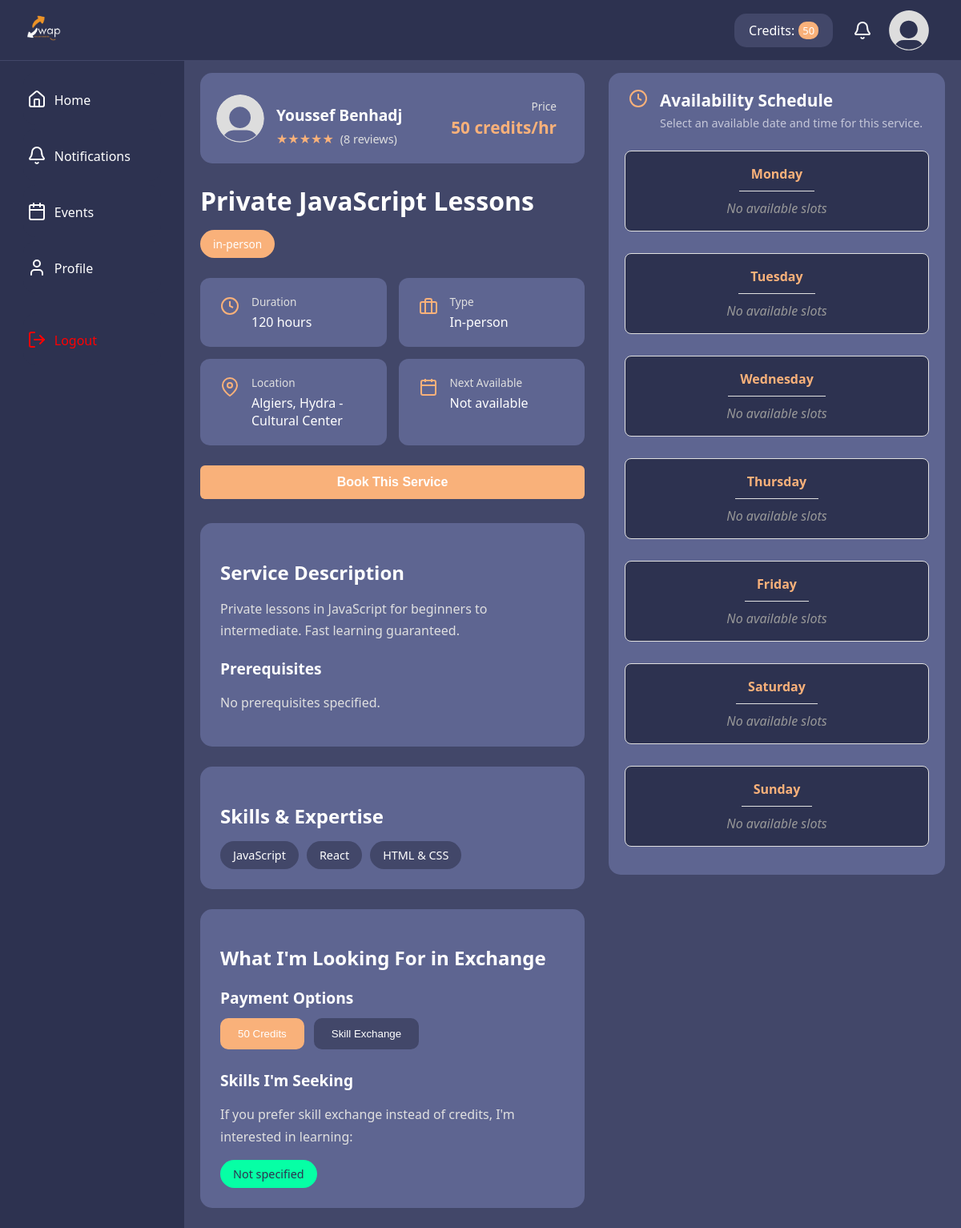
The app's page /dashboard/post/postdetails.php?Postid=1 with its own data.
### tables this page shows
CREATE TABLE Users (
  UserId INT AUTO_INCREMENT PRIMARY KEY,
  UserName VARCHAR(45) UNIQUE NOT NULL,
  FullName VARCHAR(45) NOT NULL,
  Email VARCHAR(45) UNIQUE NOT NULL,
  Password VARCHAR(255) NOT NULL,
  Description TEXT,
  ProfilePicture VARCHAR(255),
  ProfessionalTitle VARCHAR(100),
  Location VARCHAR(100),
  PhoneNumber VARCHAR(20),
  BirthDate DATE,
  Gender ENUM('M', 'F'),
  UserSince DATETIME DEFAULT CURRENT_TIMESTAMP,
  IsBanned ENUM('yes','no') DEFAULT 'no',
  Rating DECIMAL(3,2) DEFAULT 0.00 CHECK (Rating >= 0.00 AND Rating <= 5.00),
  RatingCount INT DEFAULT 0 CHECK (RatingCount >= 0),
  ExchangeCount INT DEFAULT 0 CHECK (ExchangeCount >= 0),
  CreditBalance INT DEFAULT 0 CHECK (CreditBalance >= 0)
);

CREATE TABLE Posts (
  PostId INT AUTO_INCREMENT PRIMARY KEY,
  UserId INT NOT NULL,
  Title VARCHAR(150) NOT NULL,
  Description TEXT NOT NULL,
  PostType ENUM('in-person','online','both') NOT NULL,
  PostStatus ENUM('active','disabled') DEFAULT 'active',
  CategoryId INT NOT NULL,
  Duration INT CHECK (Duration > 0 AND Duration <= 480),
  MeetLocation VARCHAR(150),
  AvailableDate DATETIME NOT NULL,
  Prerequisites TEXT,
  Requirements TEXT,
  PaymentMethod ENUM('exchange','credit','both') NOT NULL,
  RequiredCredits INT DEFAULT 0 CHECK (RequiredCredits >= 0),
  LikeCount INT DEFAULT 0 CHECK (LikeCount >= 0),
  CreatedAt DATETIME DEFAULT CURRENT_TIMESTAMP,
  
  FOREIGN KEY (UserId) REFERENCES Users(UserId) ON DELETE CASCADE,
  FOREIGN KEY (CategoryId) REFERENCES Category(CategoryId) ON DELETE RESTRICT,
  
  INDEX idx_posts_status_date (PostStatus, AvailableDate),
  INDEX idx_posts_user (UserId),
  INDEX idx_posts_category (CategoryId)
);

### dashboard/post/postdetails.view.php (the view, shortened to what this page needs)
<div class="page-wrapper">
    <div class="page-container">
        <div class="service-detail-container">
            <div class="service-info-section">
        <div class="provider-header">
            <img src="<?php echo htmlspecialchars($user['ProfilePicture'] ?? '../../assets/images/Default_pfp.svg'); ?>" alt="<?php echo htmlspecialchars($user['FullName'] ?? 'Unknown'); ?>" class="provider-avatar">
            <div class="provider-info">
                <h3 class="provider-name"><?php echo htmlspecialchars($user['FullName'] ?? 'Unknown'); ?></h3>
                <div class="provider-rating">
                    <span class="stars"><?php echo str_repeat('★', round($user['Rating'] ?? 0)) . str_repeat('☆', 5 - round($user['Rating'] ?? 0)); ?></span>
                    <span class="reviews-count">(<?php echo $user['RatingCount'] ?? 0; ?> reviews)</span>
                </div>
            </div>
            <div class="service-price">
                <span class="price-label">Price</span>
                <span class="price-value"><?php echo $requiredCredits ?? 0; ?> credits/hr</span>
            </div>
        </div>
        <div class="service-header">
            <h1 class="service-title"><?php echo htmlspecialchars($postTitle ?? ''); ?></h1>
            <div class="service-tags">
                <span class="tag tag-btn"><?php echo htmlspecialchars($postType ?? ''); ?></span>
            </div>
        </div>
        <div class="service-quick-info">
            <div class="info-card">
                <svg xmlns="http://www.w3.org/2000/svg" width="24" height="24" viewBox="0 0 24 24" fill="none" stroke="currentColor" stroke-width="2">
                    <circle cx="12" cy="12" r="10"></circle>
                    <polyline points="12 6 12 12 16 14"></polyline>
                </svg>
                <div>
                    <div class="info-label">Duration</div>
                    <div class="info-value"><?php echo $postDuration ?? 0; ?> hours</div>
                </div>
            </div>
            <div class="info-card">
                <svg xmlns="http://www.w3.org/2000/svg" width="24" height="24" viewBox="0 0 24 24" fill="none" stroke="currentColor" stroke-width="2">
                    <rect x="2" y="7" width="20" height="14" rx="2" ry="2"></rect>
                    <path d="M16 21V5a2 2 0 0 0-2-2h-4a2 2 0 0 0-2 2v16"></path>
                </svg>
                <div>
                    <div class="info-label">Type</div>
                    <div class="info-value"><?php echo ucfirst($postType ?? ''); ?></div>
                </div>
            </div>
            <div class="info-card">
                <svg xmlns="http://www.w3.org/2000/svg" width="24" height="24" viewBox="0 0 24 24" fill="none" stroke="currentColor" stroke-width="2">
                    <path d="M21 10c0 7-9 13-9 13s-9-6-9-13a9 9 0 0 1 18 0z"></path>
                    <circle cx="12" cy="10" r="3"></circle>
                </svg>
                <div>
                    <div class="info-label">Location</div>
                    <div class="info-value"><?php echo htmlspecialchars($postLocation ?? 'N/A'); ?></div>
                </div>
            </div>
            <div class="info-card">
                <div>
                    <div class="info-label">Next Available</div>
                    <div class="info-value"><?php echo !empty($postDate) ? date('M d, Y', strtotime($postDate)) : 'Not available'; ?></div>
                </div>
            </div>
        </div>
        <div class="action-buttons">
            <?php
                $buttonText = 'Book This Service';
                $buttonClass = 'btn-primary';
                $buttonDisabled = false;
                $isLoggedIn = isset($_SESSION['user_id']);
                $isPostOwner = ($isLoggedIn && $_SESSION['user_id'] == $postUserId);
                if (!$isLoggedIn) {
                    $buttonText = 'Book This Service';
                    $buttonClass = 'btn-primary';
                } elseif ($isPostOwner) {
                    $buttonText = 'This is Your Service';
                    $buttonClass = 'btn-disabled';
                    $buttonDisabled = true;
                }
            ?>
            <button
                class="<?php echo $buttonClass; ?>"
                onclick="<?php echo $buttonDisabled ? 'return false;' : 'bookService();'; ?>"
                <?php echo $buttonDisabled ? 'disabled' : ''; ?>
            >
                <?php echo $buttonText; ?>
            </button>
        </div>
        <div class="service-description">
            <h2>Service Description</h2>
            <p><?php echo nl2br(htmlspecialchars($postDescription ?? '')); ?></p>
            <h3>Prerequisites</h3>
            <p><?php echo nl2br(htmlspecialchars($prerequisites ?? 'No prerequisites specified.')); ?></p>
        </div>
        <div class="skills-section">
            <h2>Skills & Expertise</h2>
            <div class="skills-tags">
                    <?php if (!empty($offeredSkills)): ?>
                        <?php foreach ($offeredSkills as $skill): ?>
                            <span class="skill-tag"><?php echo htmlspecialchars($skill); ?></span>
                        <?php endforeach; ?>
                    <?php else: ?>
                        <span class="skill-tag">No skills specified</span>
                    <?php endif; ?>
                </div>
            </div>
            <div class="exchange-section">
            <h2>What I'm Looking For in Exchange</h2>
            <div class="payment-options">
                <h3>Payment Options</h3>
                <div class="payment-badges">
                    <button type="button" class="payment-badge active" data-payment-method="credits" id="creditBtn" onclick="selectPaymentMethod('credits', this)"><?php echo $requiredCredits ?? 0; ?> Credits</button>
                    <button type="button" class="payment-badge" data-payment-method="exchange" id="exchangeBtn" onclick="selectPaymentMethod('exchange', this)">Skill Exchange</button>
                </div>
            </div>
            <div class="seeking-skills">
                <h3>Skills I'm Seeking</h3>
                <p>If you prefer skill exchange instead of credits, I'm interested in learning:</p>
                <div class="seeking-tags">
                    <?php if (!empty($requestedSkills)): ?>
                        <?php foreach ($requestedSkills as $skill): ?>
                            <span class="seeking-tag"><?php echo htmlspecialchars($skill); ?></span>
                        <?php endforeach; ?>
                    <?php else: ?>
                        <span class="seeking-tag">Not specified</span>
                    <?php endif; ?>
                </div>
            </div>
            </div>
    </div>
            <div class="availability-section">
                <div class="availability-card">
                    <div class="availability-header">
                        <svg xmlns="http://www.w3.org/2000/svg" width="24" height="24" viewBox="0 0 24 24" fill="none" stroke="currentColor" stroke-width="2">
                            <circle cx="12" cy="12" r="10"></circle>
                            <polyline points="12 6 12 12 16 14"></polyline>
                        </svg>
                        <div>
                            <h2>Availability Schedule</h2>
                            <p>Select an available date and time for this service.</p>
                        </div>
                    </div>
                    <form method="POST" action="" class="availability-form">
                        <div class="schedule-container">
                            <?php if (!empty($weekDays) && is_array($weekDays)): ?>
                                <?php foreach ($weekDays as $day): ?>
                                    <div class="schedule-day" data-day="<?php echo strtolower($day); ?>">
                                        <div class="day-header">
                                            <span class="day-label"><?php echo $day; ?></span>
                                        </div>
                                        <div class="time-slots">
                                            <?php if (!empty($dayRanges[$day]['has_slots'])):
                                                $range = $dayRanges[$day];
                                                $sampleDate = '';
                                                foreach ($dates as $datetime) {
                                                    if (date('l', strtotime($datetime)) === $day) {
                                                        $sampleDate = date('Y-m-d', strtotime($datetime)) . ' ' . $range['start'] . ':00';
                                                        break;
                                                    }
                                                }
                                                $isDayBooked = false;
                                                foreach ($bookedDates as $booked) {
                                                    if (date('l', strtotime($booked)) === $day) {
                                                        $isDayBooked = true;
                                                        break;
                                                    }
                                                }
                                                $isPast = !empty($sampleDate) && strtotime($sampleDate) < time();
                                                $isDisabled = $isDayBooked || $isPast;
                                            ?>
                                                <label class="time-slot-range <?php echo $isDisabled ? 'disabled' : ''; ?>">
                                                    <input
                                                        type="radio"
                                                        name="SelectedDate"
                                                        value="<?php echo htmlspecialchars($sampleDate); ?>"
                                                        <?php echo $isDisabled ? 'disabled' : ''; ?>
                                                        data-day="<?php echo $day; ?>"
                                                    >
                                                    <span class="time-range">
                                                        <strong><?php echo htmlspecialchars($range['start']); ?></strong>
                                                        to
                                                        <strong><?php echo htmlspecialchars($range['end']); ?></strong>
                                                    </span>
                                                </label>
                                            <?php else: ?>
                                                <span class="no-slots">No available slots</span>
                                            <?php endif; ?>
                                        </div>
                                    </div>
                                <?php endforeach; ?>
                            <?php else: ?>
                                <p>No availability information available.</p>
                            <?php endif; ?>
                        </div>
                    </form>
                </div>
            </div>
        </div>
    </div>
</div>

### assets/css/style.css (style rules this page uses)
:root { --clr-bars:#2d3250; --clr-main:#424769; --clr-btn:#f9b17a ; --clr-org:#ff6f00; --clr-font:#ffffff; --clr-lighter:#5e6591; --clr-secondary-font: #e0e0e0; --main-font:'Segoe UI', Tahoma, Geneva, Verdana, sans-serif ; }
body { margin: 0; color: var(--clr-font); font-family: 'Segoe UI', Tahoma, Geneva, sans-serif ; background: var(--clr-main); }

### assets/css/header.css (style rules this page uses)
* { box-sizing: border-box; }
.header { overflow: visible; background-color:var(--clr-bars) ; display: flex; height: 75px; align-items: center; justify-content: space-between; position: fixed; top: 0; z-index: 1000; width: 100%; }
.header-left { display: flex; align-items: center; }
.header-logo { display: flex; height: 50px; margin-left: 30px; width: 50px; margin-right:15px ; }
.header-right { display: flex; justify-content: space-evenly; align-items: center; width: 25.5%; }
.header-credit { background-color: var(--clr-main); width: 40%; display: flex; justify-content: center; margin-left: 3px; padding-top: 10px; padding-bottom: 10px; padding-left: 15px; padding-right: 15px; border-radius: 15px; color: var(--clr-font); }
.credit-span { margin-left: 5px; background-color: var(--clr-btn); padding-left: 5px; padding-right: 5px; border-radius: 10px; font-size: small; display: flex; align-items: center; color: var(--clr-font); }
.header-notification { border:0; color: var(--clr-font); background-color: var(--clr-bars); display: flex; align-items: center; }
.header-profile { display: flex; height: 50px; margin-right: 20px; width: 50px; }

### assets/css/sidebar.css (style rules this page uses)
.container { background-color: var(--clr-bars); display: flex; position: fixed; height: 100%; width: 230px; top: 76px; padding: 0; justify-content: center; margin-top: 0px; z-index: 10; }
.sidebar { background-color: var(--clr-bars); width: 75%; height: 400px; display: flex; flex-direction: column; gap: 5px; padding-top: 15px; }
.sidebar > div { height: 65px; border: 0; border-radius: 15px; width: 100%; display: flex; align-items: center; cursor: pointer; }
.home-section { color:var(--clr-font); background-color: var(--clr-bars); }
.notification-section { color:var(--clr-font); background-color: var(--clr-bars); }
.events-section { color:var(--clr-font); background-color: var(--clr-bars); }
.profile-section { color:var(--clr-font); background-color: var(--clr-bars); }
.logout-section { margin-top: auto; margin-bottom: 20px; color: red; background-color: var(--clr-bars); }
.name { height: 20px; flex:1; margin-left: 10px; text-align: left; }
a { color: var(--clr-font); text-decoration: none; }
svg { margin-left: 5px; }

### records on screen
users: FullName "Youssef Benhadj", Rating "★★★★★", RatingCount "8"
posts: RequiredCredits "50", Title "Private JavaScript Lessons", PostType "in-person", Duration "120", PostType "In-person", MeetLocation "Algiers, Hydra - Cultural Center", Description "Private lessons in JavaScript for beginners to intermediate. Fast learning guaranteed."

### other values on screen
$buttonText "Book This Service"
$prerequisites "No prerequisites specified."
$skill "JavaScript"
$skill "React"
$skill "HTML & CSS"
$day "Monday"
$day "Tuesday"
$day "Wednesday"
$day "Thursday"
$day "Friday"
$day "Saturday"
$day "Sunday"
